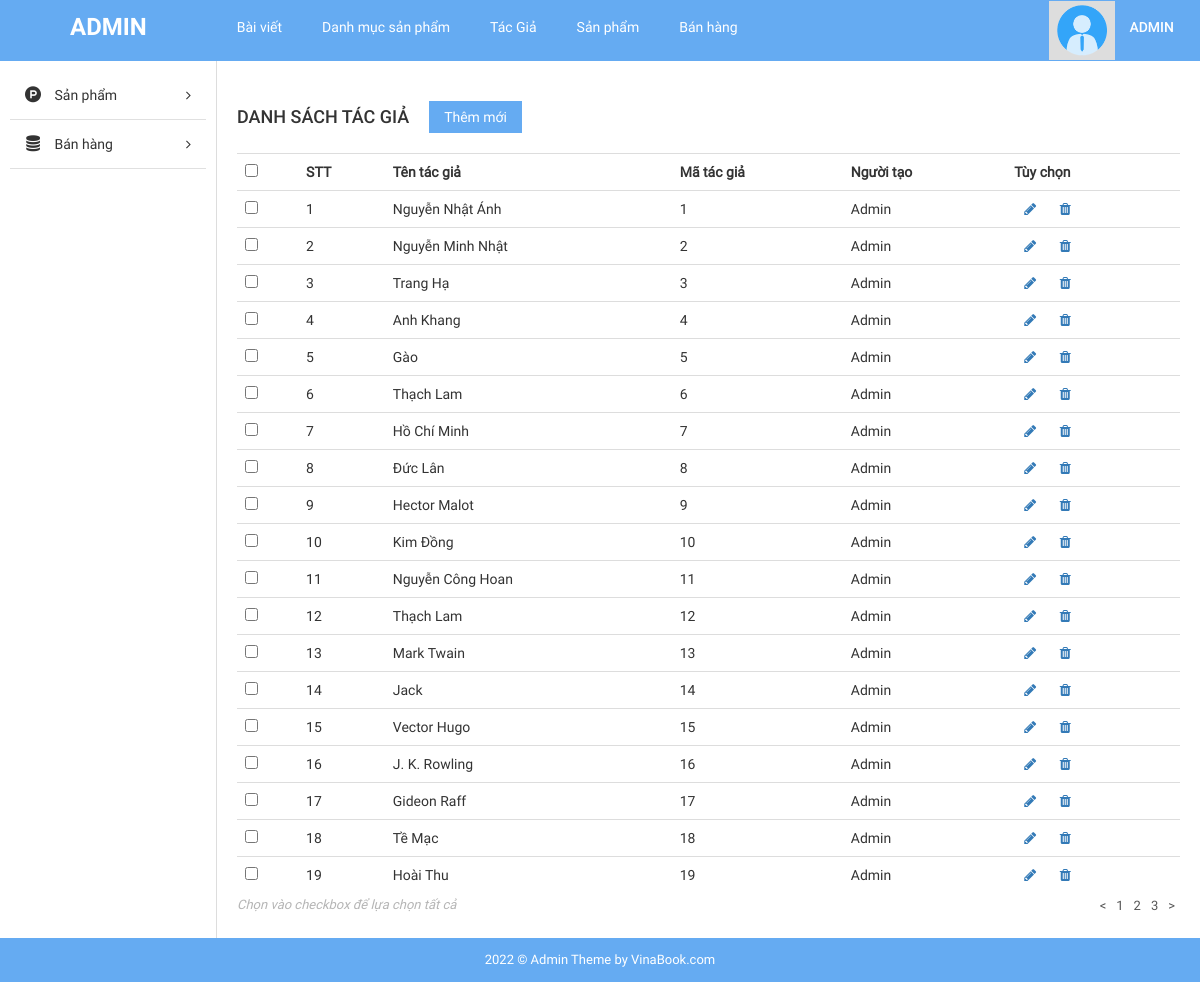
The page /admin/index.php?page=list_tacgia on the database its author committed.
### tables this page shows
CREATE TABLE `tbl_tacgia` (
  `tacgia_id` int(11) NOT NULL,
  `tacgia_name` varchar(30) NOT NULL
);

### admin/pages/list_tacgia.php (the view)
<div id="main-content-wp" class="list-cat-page">
    <div class="wrap clearfix">
        <?php require 'inc/sidebar.php'; ?>
        <div id="content" class="fl-right">
            <div class="section" id="title-page">
                <div class="clearfix">
                    <h3 id="index" class="fl-left">Danh sách tác giả</h3>
                    <a href="?page=form_add_tacgia" title="" id="add-new" class="fl-left">Thêm mới</a>
                </div>
            </div>
            <div class="section" id="detail-page">
                <div class="section-detail">
                    <div class="table-responsive">
                        <table class="table list-table-wp">
                                <tr>
                                    <th><input type="checkbox" name="checkAll" id="checkAll"></th>
                                    <th><span class="thead-text">STT</span></th>
                                    <th><span class="thead-text">Tên tác giả</span></th>
                                    <th><span class="thead-text">Mã tác giả</span></th>
                                    <th><span class="thead-text">Người tạo</span></th>
                                    <th><span class="thead-text">Tùy chọn</span></th>
                                </tr>
                                <?php
                                $sql="SELECT * FROM tbl_tacgia";
                                $rs=mysqli_query($con,$sql);
                                $count=0;
                                while($r=mysqli_fetch_assoc($rs))
                                {
                                    $count++;
                                    ?>
                                    <tr>
                                        <td><input type="checkbox" name="checkAll" id="checkAll"></td>
                                        <td><?=$count?></td>
                                        <td><?=$r['tacgia_name']?></td>
                                        <td><?=$r['tacgia_id']?></td>
                                        <td>Admin</td>
                                        <td>
                                        <a href="?page=form_edit_tacgia&id=<?=$r['tacgia_id']?>" title="Sửa" class="edit" style=margin:10px><i class="fa fa-pencil" aria-hidden="true"></i></a>
                                                <a href="?page=update_tacgia&id=<?=$r['tacgia_id']?>" title="Xóa" class="delete" style=margin:10px><i class="fa fa-trash" aria-hidden="true"  onclick='return confirm("Bạn chắc chắn muốn tiếp tục xóa không?")'></i></a>
                                        </td>
                                    </tr>
                                <?php
                                }
                                ?>
                        </table>
                    </div>
                </div>
            </div>
            <div class="section" id="paging-wp">
                <div class="section-detail clearfix">
                    <p id="desc" class="fl-left">Chọn vào checkbox để lựa chọn tất cả</p>
                    <ul id="list-paging" class="fl-right">
                        <li>
                            <a href="" title=""><</a>
                        </li>
                        <li>
                            <a href="" title="">1</a>
                        </li>
                        <li>
                            <a href="" title="">2</a>
                        </li>
                        <li>
                            <a href="" title="">3</a>
                        </li>
                        <li>
                            <a href="" title="">></a>
                        </li>
                    </ul>
                </div>
            </div>
        </div>
    </div>
</div>

### admin/public/css/import/global.css (style rules this page uses)
body { font-family: "Roboto Regular"; font-size: 14px; line-height: 24px; color: #333; }
.fl-left { float: left; }
.fl-right { float: right; }
ul li { list-style: none!important; }
a { text-decoration: none!important; }

### admin/public/css/import/list_post.css (style rules this page uses)
#content { width: 82%; border-left: 1px solid #ddd; padding: 20px; }
#add-new { display: inline-block; color: #fff; background: #65abf2; padding: 4px 15px; margin: 20px; }
#index { font-family: 'Roboto Medium'; font-weight: normal; text-transform: uppercase; font-size: 18px; padding: 24px 0px; }
#paging-wp #desc { font-size: 13px; color: #b5b5b5; font-style: italic; }
#list-paging li { float: left; }
#list-paging li a { display: inline-block; color: #555; font-size: 13px; padding: 0px 5px; }

### admin/public/css/import/detail_order.css (style rules this page uses)
.table { margin-bottom: 0!important; }

### rows shown on the page
tbl_tacgia: tacgia_name "Nguyễn Nhật Ánh", tacgia_id "1"
tbl_tacgia: tacgia_name "Nguyễn Minh Nhật", tacgia_id "2"
tbl_tacgia: tacgia_name "Trang Hạ", tacgia_id "3"
tbl_tacgia: tacgia_name "Anh Khang", tacgia_id "4"
tbl_tacgia: tacgia_name "Gào", tacgia_id "5"
tbl_tacgia: tacgia_name "Thạch Lam", tacgia_id "6"
tbl_tacgia: tacgia_name "Hồ Chí Minh", tacgia_id "7"
tbl_tacgia: tacgia_name "Đức Lân", tacgia_id "8"
tbl_tacgia: tacgia_name "Hector Malot", tacgia_id "9"
tbl_tacgia: tacgia_name "Kim Đồng", tacgia_id "10"
tbl_tacgia: tacgia_name "Nguyễn Công Hoan", tacgia_id "11"
tbl_tacgia: tacgia_name "Thạch Lam", tacgia_id "12"
tbl_tacgia: tacgia_name "Mark Twain", tacgia_id "13"
tbl_tacgia: tacgia_name "Jack", tacgia_id "14"
tbl_tacgia: tacgia_name "Vector Hugo", tacgia_id "15"
tbl_tacgia: tacgia_name "J. K. Rowling", tacgia_id "16"
tbl_tacgia: tacgia_name "Gideon Raff", tacgia_id "17"
tbl_tacgia: tacgia_name "Tề Mạc", tacgia_id "18"
tbl_tacgia: tacgia_name "Hoài Thu", tacgia_id "19"
